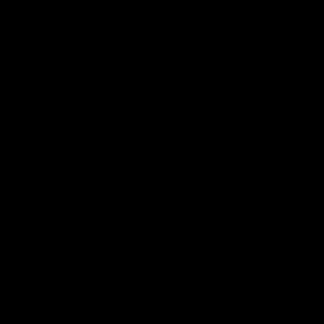
Frame 1 (no input)
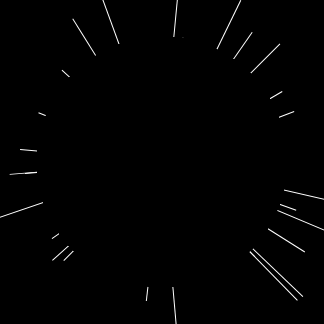
Frame 60 (no input)
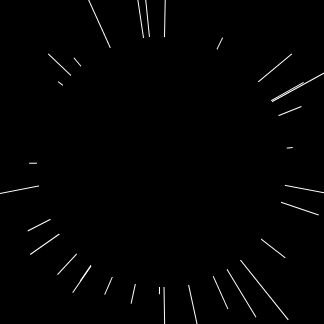
Frame 120 (the mouse pressed at the canvas centre since frame 60)

The p5.js sketch that drew these frames (run headless with seeded random() and noise() and a simulated clock; from frame 60 on, the mouse is pressed at the canvas centre):

// p5.js sketch
// ── sketch.js
function setup(){
    createCanvas(324,324);
    background(0);
   
}
var i = 0;
function draw(){
    resetSketch()
}

function mousePressed() {
    background(0);
    resetSketch()
  }

  function resetSketch(){
    
    var c = color(random(0,255),random(0,255),random(0,255));
    noFill();
    stroke(255);
    translate(width/2,height/2);
    stroke(255);
    strokeWeight(1);
    strokeCap(SQUARE);
    rotate(i);
    line(0,0,50,random(10,200));
    fill(0);
    noStroke();
    ellipse(0,0,250);
    
    i+=36;      

  }
